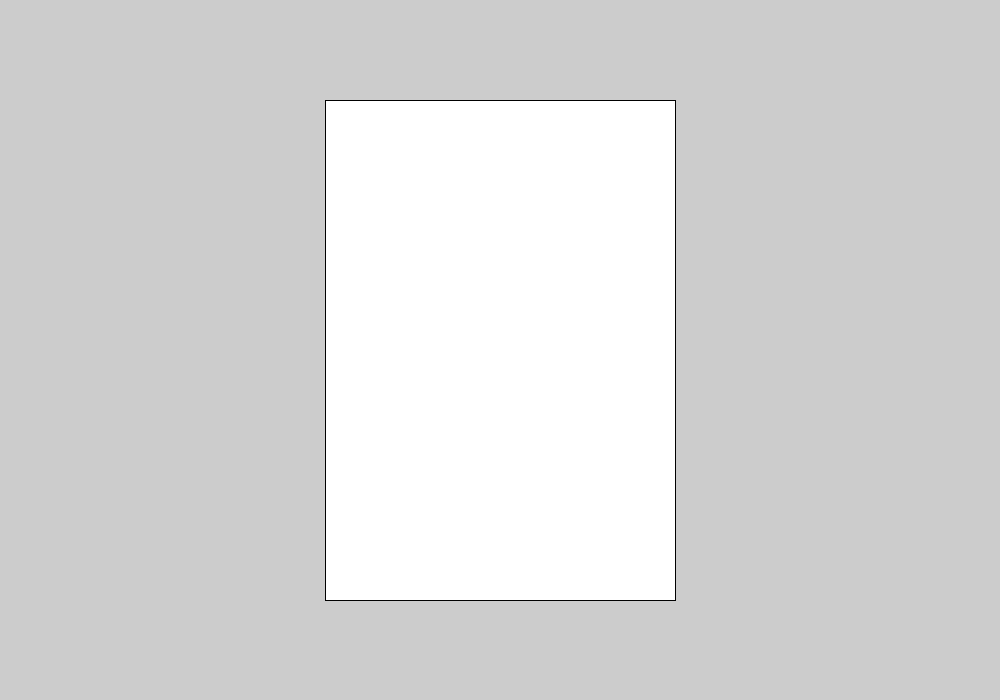
Frame 1 (no input)
Frame 60 (the mouse pressed at the canvas centre just before this capture): identical to frame 1, image omitted
Frame 120 (the mouse held since frame 60 and released just before this capture): identical to frame 1, image omitted

The Processing sketch that drew this single still picture (run headless with seeded random() and noise(); from frame 60 on, the mouse is pressed at the canvas centre):

// Processing sketch: pj3_251105a
// ── pj3_251105a.pde
void setup() {
  size(1000,700);
};
void draw(){
  rectMode(CENTER);
  rect(500,350,height/2,width/2);
}
